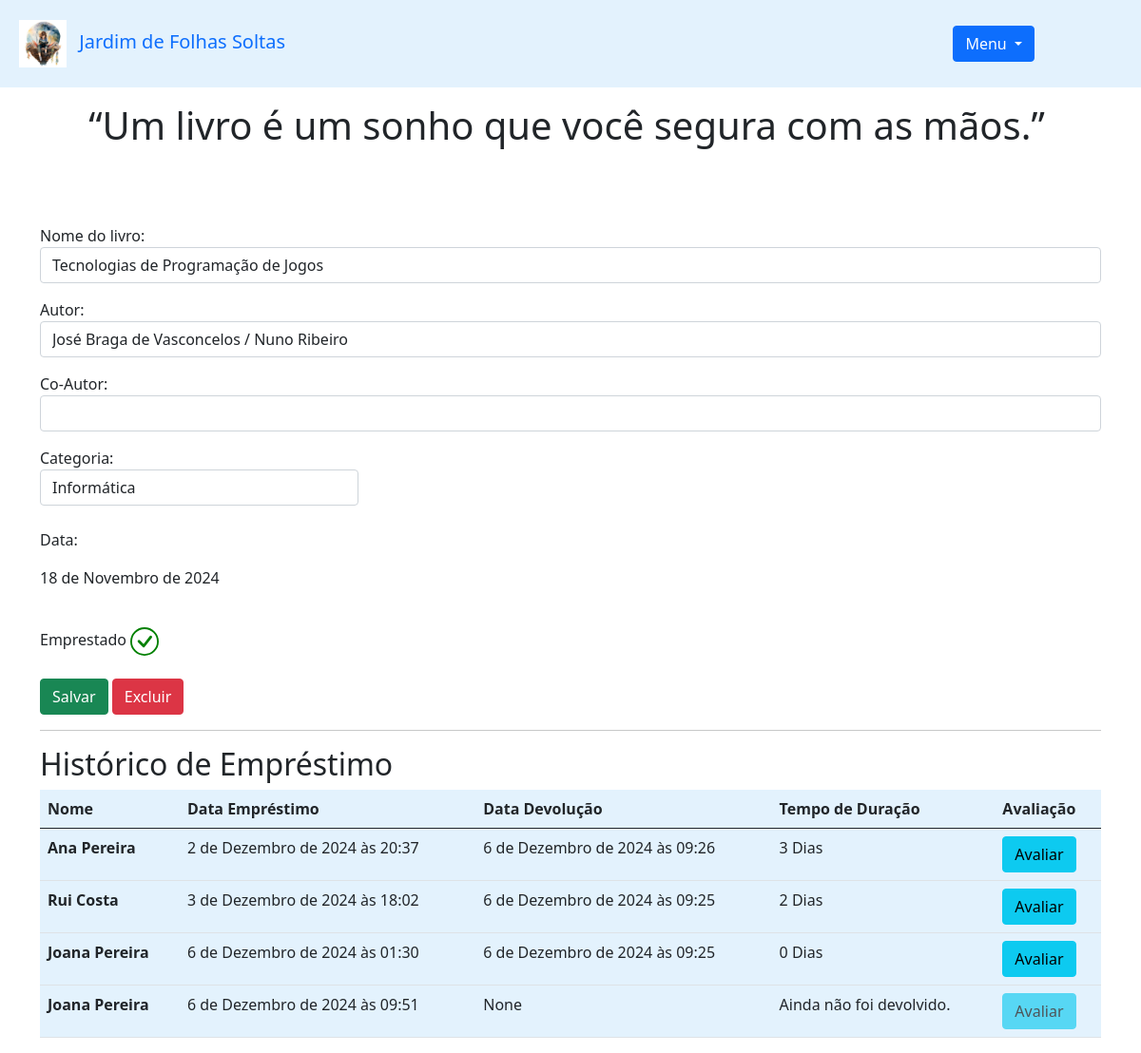
Page /livro/ver_livro/4/ (signed in) on the earlier database version.
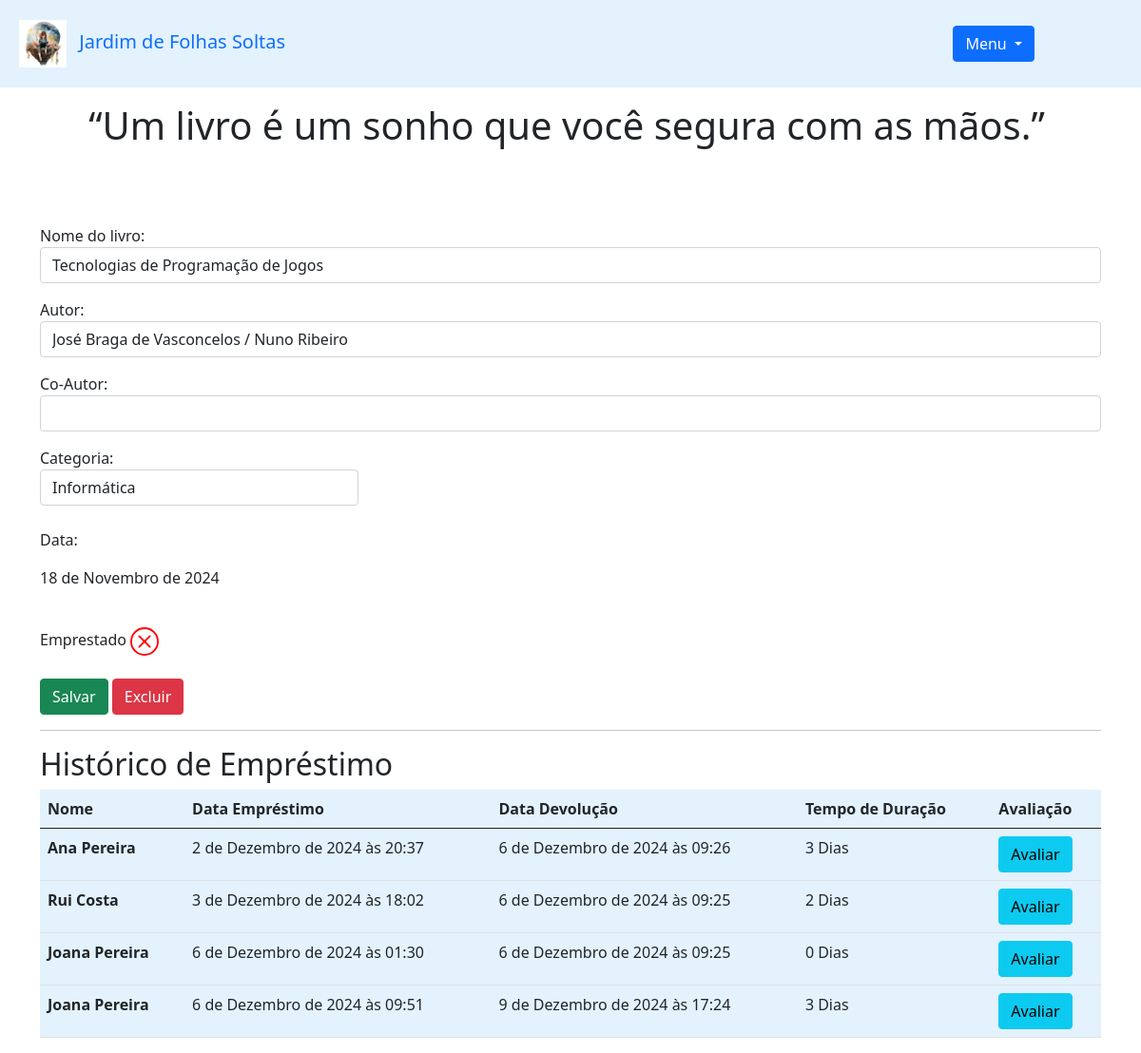
Same page on the later database version.
### livro/models.py (models this page shows, shortened)
class Emprestimos(models.Model):
    choices = (
        ('P', 'Péssimo'),
        ('R', 'Ruim'),
        ('B', 'Bom'),
        ('O', 'Ótimo'),
        ('E', 'Excelente'),
    )
    nome_emprestado = models.ForeignKey(Utilizador, on_delete = models.DO_NOTHING, blank = True, null = True)
    nome_emprestado_anonimo = models.CharField(max_length = 50, blank = True, null = True)
    data_emprestimo = models.DateTimeField(default=datetime.datetime.now)
    data_devolucao = models.DateTimeField(blank = True, null = True)
    livro = models.ForeignKey(Livros, on_delete = models.DO_NOTHING)
    avalicao = models.CharField(max_length = 1, choices = choices, blank = True, null = True) #o campo pode estar em branco e ainda assim ser válido
    class Meta:
        verbose_name = 'Emprestimo' #nome do modelo no admin, para aparecer no admin como Emprestimo

### utilizadores/models.py (models this page shows)
class Utilizador(models.Model):
    nome = models.CharField(max_length=30)
    email = models.EmailField()
    password = models.CharField(max_length=64) #64 é o tamanho máximo de uma senha em md5 (32 caracteres) + salt (32 caracteres)
    class Meta:
        verbose_name = 'Utilizador' #verbose_name é o nome que aparece na tabela do admin do Django para o modelo Utilizador (Nome legível)
    def __str__(self) -> str:
        return self.nome

### livro/views.py (the view)
# urls.py: path('ver_livro/<int:id>/', views.ver_livro, name='ver_livro'), #url dinâmica, cria a rota ver_livro e chama a função ver_livro do arquivo views.py, é necessário passar o id do livro como parâmetro
def ver_livro(request, id):
    if request.session.get('utilizador'):
        livro = Livros.objects.get(id = id) #obter o livro com o id passado na url, ou seja, o livro que o utilizador quer ver
        if request.session.get('utilizador') == livro.utilizador.id: #verificar se o utilizador está logado e se o id do utilizador é igual ao id do livro
            utilizador = Utilizador.objects.get(id = request.session['utilizador'])
            categoria_livro = Categoria.objects.filter(utilizador = request.session.get('utilizador')) #obter todas as categorias do utilizador
            emprestimos = Emprestimos.objects.filter(livro = livro) #obter todos os empréstimos do livro
            form = RegistoLivro() #criar uma instância do formulário RegistoLivro
            form.fields['utilizador'].initial = request.session['utilizador'] #preencher o campo nome do formulário com o nome do utilizador
            form.fields['categoria'].queryset = Categoria.objects.filter(utilizador = utilizador) #preencher o campo categoria do formulário com a categoria com o id 1
            form_categoria = CategoriaLivro()
            utilizadores = Utilizador.objects.all()
            livros_emprestar = Livros.objects.filter(utilizador = utilizador).filter(emprestado = False)
            livros_emprestados = Livros.objects.filter(utilizador = utilizador).filter(emprestado = True)
            return render(request, 'ver_livro.html', {
                                'livro': livro,
                                'categoria_livro': categoria_livro,
                                'emprestimos': emprestimos,
                                'utilizador_autenticado': request.session.get('utilizador'),
                                'form': form,
                                'id_livro': id,
                                'form_categoria': form_categoria,
                                'utilizadores': utilizadores,
                                'livros_emprestar': livros_emprestar,
                                'livros_emprestados': livros_emprestados
                                }) #renderizar o template ver_livro.html e passar para o template
        else:
            return HttpResponse('Esse livro não é seu!') #se o utilizador não estiver logado ou se o id do utilizador não for igual ao id do livro, retornar um erro
    return redirect('/auth/login/?status=2')

### livro/forms.py
class RegistoLivro(forms.ModelForm): #criar a classe RegistoLivro que herda de forms.ModelForm, vai utilizar o modelo Livros
    class Meta: #criar a classe Meta para definir o modelo e os campos do formulário
        model = Livros #definir o modelo
        fields = ['img', 'nome', 'autor', 'co_autor', 'data_registo', 'emprestado', 'isbn', 'editora', 'ano', 'categoria', 'utilizador', 'estado_leitura'] #definir os campos do formulário
    def __init__(self, *args, **kwargs): #criar o método __init__ para definir os widgets dos campos do formulário
        super(RegistoLivro, self).__init__(*args, **kwargs) #chamar o método __init__ da classe pai
        self.fields['utilizador'].widget = forms.HiddenInput() #definir o widget do campo utilizador como HiddenInput, isto é, o campo não será exibido no formulário

### jardim_de_folhas_soltas/context_processors.py (called while the page is built)
def global_vars(request):
    return {
        'some_global_var': 'value',
    }

### livro/models.py (called while the page is built)
    def __str__(self) -> str:
        return self.nome

### livro/templates/ver_livro.html (shortened to what this page needs)
{% extends 'base.html' %}
{% load filtros %}
{% block 'conteudo' %}
    <div class="container">
        <br>
        <form action="{% url 'alterar_livro' %}" method="POST">
            <p>
                <label>Nome do livro:</label>
                <input class="form-control" type="text" value="{{livro.nome}}" name="nome_livro">
            </p>
            <p>
                <label>Autor:</label>
                <input type="width: 40%" class="form-control" type="text" value="{{livro.autor}}" name="autor">
            </p>
            <p>
                <label>Co-Autor:</label>
                <input type="width: 40%" class="form-control" type="text" value="{{livro.co_autor}}" name="co_autor">
            </p>
            <label>Categoria:</label>
            <select style="width: 30%;" class="form-control" name="categoria_id">
                {% for i in categoria_livro %}
                    {% if livro.categoria.nome == i.nome %}
                        <option value="{{i.id}}" selected>{{i}}</option>
                    {% else %}
                        <option value="{{i.id}}">{{i}}</option>
                    {% endif %}
                {% endfor %}
            </select>
            <br>
            <p>
                <label>Data:</label>
                <p>{{livro.data_registo}}</p>
            </p>
            <br>
            <label>Emprestado</label>
            <br>
            <br>
            <input type="submit" class="btn btn-success" value="Salvar">
            <button type="button" class="btn btn-danger" data-bs-toggle="modal" data-bs-target="#exampleModal2">
                Excluir
            </button>
        </form>
        <hr>
        <h2>Histórico de Empréstimo</h2>
        <table class="table" style="background-color: #e3f2fd">
            <thead>
                <tr>
                    <th scope="col">Nome</th>
                    <th scope="col">Data Empréstimo</th>
                    <th scope="col">Data Devolução</th>
                    <th scope="col">Tempo de Duração</th>
                    <th scope="col">Avaliação</th>
                </tr>
            </thead>
            <tbody>
                {% for i in emprestimos %}
                    <tr>
                        {% if i.nome_emprestado_anonimo == None %}
                            <th scope="row">{{i.nome_emprestado}}</th>
                        {% else %}
                            <th scope="row">{{i.nome_emprestado_anonimo}}</th>
                        {% endif %}
                        <td>{{i.data_emprestimo}}</td>
                        <td>{{i.data_devolucao}}</td>
                        <td>{{i.data_devolucao|mostra_duracao:i.data_emprestimo }}</td>
                        <td>
                        {% if i.data_devolucao == None and i.data_devolucao != None %}
                            <button onclick="avaliacao('{{i.id}}')" class="btn btn-info" data-bs-toggle="modal" data-bs-target="#exampleModal1">Avaliar</button>
                        {% else %}
                            {% if i.data_devolucao == None %}
                            <button class="btn btn-info disabled">Avaliar</button>
                            {% else %}
                                <button onclick="avaliacao('{{i.id}}')" class="btn btn-info" data-bs-toggle="modal" data-bs-target="#exampleModal1">Avaliar</button>
                            {% endif %}
                        {% endif %}
                        </td>
                    </tr>
                {% endfor %}
            </tbody>
        </table>
    </div>
{% endblock %}

Differences in the rows shown:
changed Livros "Tecnologias de Programação de Jogos": emprestado True → False (drawn)
changed Emprestimos: data_devolucao "None" → "9 de Dezembro de 2024 às 17:24"; data_devolucao|mostra_duracao "Ainda não foi devolvido." → "3 Dias"
